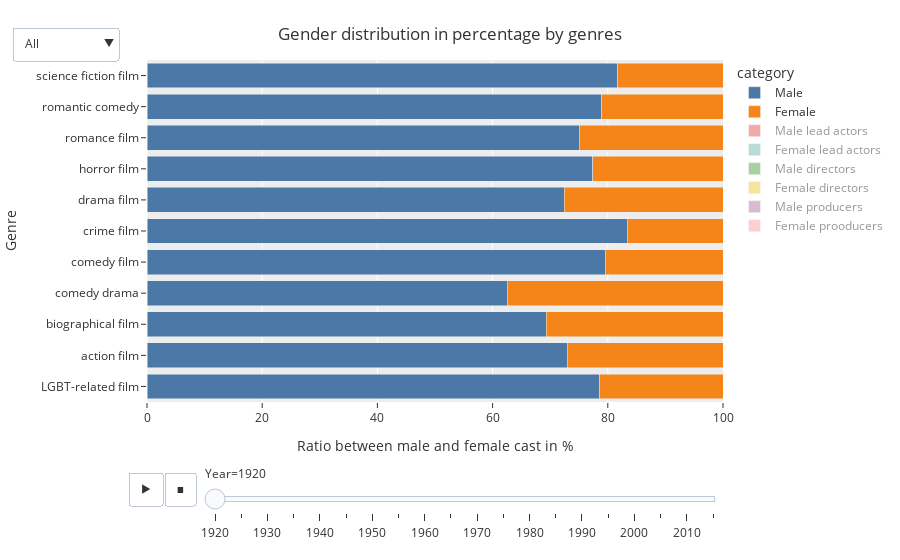

Notebook code cell kept with this figure:
### Code cell
# set up start plot
fig = px.bar(
    df_cast_genres, 
    x='percentage', 
    y='movie_genre', 
    range_x=[0, 100],
    color='category',
    animation_frame='movie_release', 
    barmode='stack', 
    orientation='h',
    labels={
        "movie_genre": "Genre",
        "percentage": "Ratio between male and female cast in %",
        "movie_release": "Year"
    },
    color_discrete_sequence=px.colors.qualitative.T10,
    template='ggplot2'
)

# groups and trace visibilities
categories = {
    'All':['male_all', 'female_all'], 
    'Lead Actors':['male_actors', 'female_actors'],
    'Directors':['male_director', 'female_director'],
    'Producers':['male_producer', 'female_producer'],
}
visibleCats = {}
traces = ['male_all', 'female_all', 'male_actors', 'female_actors', 'male_director', 'female_director', 'male_producer', 'female_producer']
for cat, cols in categories.items():
    visibleCats[cat] = [True if col in cols else 'legendonly' for col in traces]


buttons = []
for cat, vis in visibleCats.items():
    button = dict(label=cat,
                    method = 'restyle',
                    args = ['visible',vis])
    buttons.append(button)

# update layout with buttons                       
fig.update_layout(
    updatemenus=[
        dict(),
        dict(
            type="dropdown",
            direction="down",
            buttons = buttons,
            yanchor = 'bottom',
        ),
    ],
    hovermode='x'
)

variableNames = {
    'male_all': 'Male',
    'female_all': 'Female',
    'male_actors': 'Male lead actors',
    'female_actors': 'Female lead actors',
    'male_director': 'Male directors',
    'female_director': 'Female directors',
    'male_producer': 'Male producers',
    'female_producer': 'Female prooducers',
}

fig.for_each_trace(
    lambda t: t.update(
        visible = True if t.name in categories['All'] else "legendonly",
        name = variableNames.get(t.name) if variableNames.get(t.name) else t.name
    )
)

fig.update_layout(
    title={
        'text': "Gender distribution in percentage by genres",
        'y':0.95,
        'x':0.5,
        'xanchor': 'center',
        'yanchor': 'top'},    
)

# buttons
fig.show()
plotly.offline.plot(fig, filename=os.path.join(PLOTS_PATH, 'gender_per_genre_over_time5y.html'))

### Figure 1 — Plotly figure (JSON) as saved in the notebook; plotly's stock layout.template omitted (floating-point values rounded to 4 significant figures)
{"data": [{"alignmentgroup": "True", "hovertemplate": "category=male_all<br>Year=1920<br>Ratio between male and female cast in %=%{x}<br>Genre=%{y}<extra></extra>", "legendgroup": "male_all", "marker": {"color": "#4C78A8", "pattern": {"shape": ""}}, "name": "Male", "offsetgroup": "male_all", "orientation": "h", "showlegend": true, "textposition": "auto", "type": "bar", "visible": true, "x": [78.57, 72.95, 69.29, 62.57, 79.59, 83.34, 72.47, 77.4, 75.01, 78.93, 81.75], "xaxis": "x", "y": ["LGBT-related film", "action film", "biographical film", "comedy drama", "comedy film", "crime film", "drama film", "horror film", "romance film", "romantic comedy", "science fiction film"], "yaxis": "y"}, {"alignmentgroup": "True", "hovertemplate": "category=female_all<br>Year=1920<br>Ratio between male and female cast in %=%{x}<br>Genre=%{y}<extra></extra>", "legendgroup": "female_all", "marker": {"color": "#F58518", "pattern": {"shape": ""}}, "name": "Female", "offsetgroup": "female_all", "orientation": "h", "showlegend": true, "textposition": "auto", "type": "bar", "visible": true, "x": [21.43, 27.05, 30.71, 37.43, 20.41, 16.66, 27.53, 22.6, 24.99, 21.07, 18.25], "xaxis": "x", "y": ["LGBT-related film", "action film", "biographical film", "comedy drama", "comedy film", "crime film", "drama film", "horror film", "romance film", "romantic comedy", "science fiction film"], "yaxis": "y"}, {"alignmentgroup": "True", "hovertemplate": "category=male_actors<br>Year=1920<br>Ratio between male and female cast in %=%{x}<br>Genre=%{y}<extra></extra>", "legendgroup": "male_actors", "marker": {"color": "#E45756", "pattern": {"shape": ""}}, "name": "Male lead actors", "offsetgroup": "male_actors", "orientation": "h", "showlegend": true, "textposition": "auto", "type": "bar", "visible": "legendonly", "x": [70, 60.67, 40, 45.89, 69.74, 55, 57.01, 69.29, 53.49, 65.59, 64], "xaxis": "x", "y": ["LGBT-related film", "action film", "biographical film", "comedy drama", "comedy film", "crime film", "drama film", "horror film", "romance film", "romantic comedy", "science fiction film"], "yaxis": "y"}, {"alignmentgroup": "True", "hovertemplate": "category=female_actors<br>Year=1920<br>Ratio between male and female cast in %=%{x}<br>Genre=%{y}<extra></extra>", "legendgroup": "female_actors", "marker": {"color": "#72B7B2", "pattern": {"shape": ""}}, "name": "Female lead actors", "offsetgroup": "female_actors", "orientation": "h", "showlegend": true, "textposition": "auto", "type": "bar", "visible": "legendonly", "x": [30, 39.33, 60, 54.11, 30.26, 45, 42.99, 30.71, 46.51, 34.41, 36], "xaxis": "x", "y": ["LGBT-related film", "action film", "biographical film", "comedy drama", "comedy film", "crime film", "drama film", "horror film", "romance film", "romantic comedy", "science fiction film"], "yaxis": "y"}, {"alignmentgroup": "True", "hovertemplate": "category=male_director<br>Year=1920<br>Ratio between male and female cast in %=%{x}<br>Genre=%{y}<extra></extra>", "legendgroup": "male_director", "marker": {"color": "#54A24B", "pattern": {"shape": ""}}, "name": "Male directors", "offsetgroup": "male_director", "orientation": "h", "showlegend": true, "textposition": "auto", "type": "bar", "visible": "legendonly", "x": [100, 100, 100, 97.56, 100, 100, 98.97, 100, 100, 100, 100], "xaxis": "x", "y": ["LGBT-related film", "action film", "biographical film", "comedy drama", "comedy film", "crime film", "drama film", "horror film", "romance film", "romantic comedy", "science fiction film"], "yaxis": "y"}, {"alignmentgroup": "True", "hovertemplate": "category=female_director<br>Year=1920<br>Ratio between male and female cast in %=%{x}<br>Genre=%{y}<extra></extra>", "legendgroup": "female_director", "marker": {"color": "#EECA3B", "pattern": {"shape": ""}}, "name": "Female directors", "offsetgroup": "female_director", "orientation": "h", "showlegend": true, "textposition": "auto", "type": "bar", "visible": "legendonly", "x": [0, 0, 0, 2.439, 0, 0, 1.027, 0, 0, 0, 0], "xaxis": "x", "y": ["LGBT-related film", "action film", "biographical film", "comedy drama", "comedy film", "crime film", "drama film", "horror film", "romance film", "romantic comedy", "science fiction film"], "yaxis": "y"}, {"alignmentgroup": "True", "hovertemplate": "category=male_producer<br>Year=1920<br>Ratio between male and female cast in %=%{x}<br>Genre=%{y}<extra></extra>", "legendgroup": "male_producer", "marker": {"color": "#B279A2", "pattern": {"shape": ""}}, "name": "Male producers", "offsetgroup": "male_producer", "orientation": "h", "showlegend": true, "textposition": "auto", "type": "bar", "visible": "legendonly", "x": [100, 100, 75, 66.67, 100, 100, 95.68, 90.91, 100, 100, 100], "xaxis": "x", "y": ["LGBT-related film", "action film", "biographical film", "comedy drama", "comedy film", "crime film", "drama film", "horror film", "romance film", "romantic comedy", "science fiction film"], "yaxis": "y"}, {"alignmentgroup": "True", "hovertemplate": "category=female_producer<br>Year=1920<br>Ratio between male and female cast in %=%{x}<br>Genre=%{y}<extra></extra>", "legendgroup": "female_producer", "marker": {"color": "#FF9DA6", "pattern": {"shape": ""}}, "name": "Female prooducers", "offsetgroup": "female_producer", "orientation": "h", "showlegend": true, "textposition": "auto", "type": "bar", "visible": "legendonly", "x": [0, 0, 25, 33.33, 0, 0, 4.317, 9.091, 0, 0, 0], "xaxis": "x", "y": ["LGBT-related film", "action film", "biographical film", "comedy drama", "comedy film", "crime film", "drama film", "horror film", "romance film", "romantic comedy", "science fiction film"], "yaxis": "y"}], "layout": {"barmode": "stack", "hovermode": "x", "legend": {"title": {"text": "category"}, "tracegroupgap": 0}, "margin": {"t": 60}, "sliders": [{"active": 0, "currentvalue": {"prefix": "Year="}, "len": 0.9, "pad": {"b": 10, "t": 60}, "steps": [{"args": [["1920"], {"frame": {"duration": 0, "redraw": true}, "fromcurrent": true, "mode": "immediate", "transition": {"duration": 0, "easing": "linear"}}], "label": "1920", "method": "animate"}, {"args": [["1925"], {"frame": {"duration": 0, "redraw": true}, "fromcurrent": true, "mode": "immediate", "transition": {"duration": 0, "easing": "linear"}}], "label": "1925", "method": "animate"}, {"args": [["1930"], {"frame": {"duration": 0, "redraw": true}, "fromcurrent": true, "mode": "immediate", "transition": {"duration": 0, "easing": "linear"}}], "label": "1930", "method": "animate"}, {"args": [["1935"], {"frame": {"duration": 0, "redraw": true}, "fromcurrent": true, "mode": "immediate", "transition": {"duration": 0, "easing": "linear"}}], "label": "1935", "method": "animate"}, {"args": [["1940"], {"frame": {"duration": 0, "redraw": true}, "fromcurrent": true, "mode": "immediate", "transition": {"duration": 0, "easing": "linear"}}], "label": "1940", "method": "animate"}, {"args": [["1945"], {"frame": {"duration": 0, "redraw": true}, "fromcurrent": true, "mode": "immediate", "transition": {"duration": 0, "easing": "linear"}}], "label": "1945", "method": "animate"}, {"args": [["1950"], {"frame": {"duration": 0, "redraw": true}, "fromcurrent": true, "mode": "immediate", "transition": {"duration": 0, "easing": "linear"}}], "label": "1950", "method": "animate"}, {"args": [["1955"], {"frame": {"duration": 0, "redraw": true}, "fromcurrent": true, "mode": "immediate", "transition": {"duration": 0, "easing": "linear"}}], "label": "1955", "method": "animate"}, {"args": [["1960"], {"frame": {"duration": 0, "redraw": true}, "fromcurrent": true, "mode": "immediate", "transition": {"duration": 0, "easing": "linear"}}], "label": "1960", "method": "animate"}, {"args": [["1965"], {"frame": {"duration": 0, "redraw": true}, "fromcurrent": true, "mode": "immediate", "transition": {"duration": 0, "easing": "linear"}}], "label": "1965", "method": "animate"}, {"args": [["1970"], {"frame": {"duration": 0, "redraw": true}, "fromcurrent": true, "mode": "immediate", "transition": {"duration": 0, "easing": "linear"}}], "label": "1970", "method": "animate"}, {"args": [["1975"], {"frame": {"duration": 0, "redraw": true}, "fromcurrent": true, "mode": "immediate", "transition": {"duration": 0, "easing": "linear"}}], "label": "1975", "method": "animate"}, {"args": [["1980"], {"frame": {"duration": 0, "redraw": true}, "fromcurrent": true, "mode": "immediate", "transition": {"duration": 0, "easing": "linear"}}], "label": "1980", "method": "animate"}, {"args": [["1985"], {"frame": {"duration": 0, "redraw": true}, "fromcurrent": true, "mode": "immediate", "transition": {"duration": 0, "easing": "linear"}}], "label": "1985", "method": "animate"}, {"args": [["1990"], {"frame": {"duration": 0, "redraw": true}, "fromcurrent": true, "mode": "immediate", "transition": {"duration": 0, "easing": "linear"}}], "label": "1990", "method": "animate"}, {"args": [["1995"], {"frame": {"duration": 0, "redraw": true}, "fromcurrent": true, "mode": "immediate", "transition": {"duration": 0, "easing": "linear"}}], "label": "1995", "method": "animate"}, {"args": [["2000"], {"frame": {"duration": 0, "redraw": true}, "fromcurrent": true, "mode": "immediate", "transition": {"duration": 0, "easing": "linear"}}], "label": "2000", "method": "animate"}, {"args": [["2005"], {"frame": {"duration": 0, "redraw": true}, "fromcurrent": true, "mode": "immediate", "transition": {"duration": 0, "easing": "linear"}}], "label": "2005", "method": "animate"}, {"args": [["2010"], {"frame": {"duration": 0, "redraw": true}, "fromcurrent": true, "mode": "immediate", "transition": {"duration": 0, "easing": "linear"}}], "label": "2010", "method": "animate"}, {"args": [["2015"], {"frame": {"duration": 0, "redraw": true}, "fromcurrent": true, "mode": "immediate", "transition": {"duration": 0, "easing": "linear"}}], "label": "2015", "method": "animate"}], "x": 0.1, "xanchor": "left", "y": 0, "yanchor": "top"}], "title": {"text": "Gender distribution in percentage by genres", "x": 0.5, "xanchor": "center", "y": 0.95, "yanchor": "top"}, "updatemenus": [{"buttons": [{"args": [null, {"frame": {"duration": 500, "redraw": true}, "fromcurrent": true, "mode": "immediate", "transition": {"duration": 500, "easing": "linear"}}], "label": "&#9654;", "method": "animate"}, {"args": [[null], {"frame": {"duration": 0, "redraw": true}, "fromcurrent": true, "mode": "immediate", "transition": {"duration": 0, "easing": "linear"}}], "label": "&#9724;", "method": "animate"}], "direction": "left", "pad": {"r": 10, "t": 70}, "showactive": false, "type": "buttons", "x": 0.1, "xanchor": "right", "y": 0, "yanchor": "top"}, {"buttons": [{"args": ["visible", [true, true, "legendonly", "legendonly", "legendonly", "legendonly", "legendonly", "legendonly"]], "label": "All", "method": "restyle"}, {"args": ["visible", ["legendonly", "legendonly", true, true, "legendonly", "legendonly", "legendonly", "legendonly"]], "label": "Lead Actors", "method": "restyle"}, {"args": ["visible", ["legendonly", "legendonly", "legendonly", "legendonly", true, true, "legendonly", "legendonly"]], "label": "Directors", "method": "restyle"}, {"args": ["visible", ["legendonly", "legendonly", "legendonly", "legendonly", "legendonly", "legendonly", true, true]], "label": "Producers", "method": "restyle"}], "direction": "down", "type": "dropdown", "yanchor": "bottom"}], "xaxis": {"anchor": "y", "domain": [0, 1], "range": [0, 100], "title": {"text": "Ratio between male and female cast in %"}}, "yaxis": {"anchor": "x", "domain": [0, 1], "title": {"text": "Genre"}}}}
